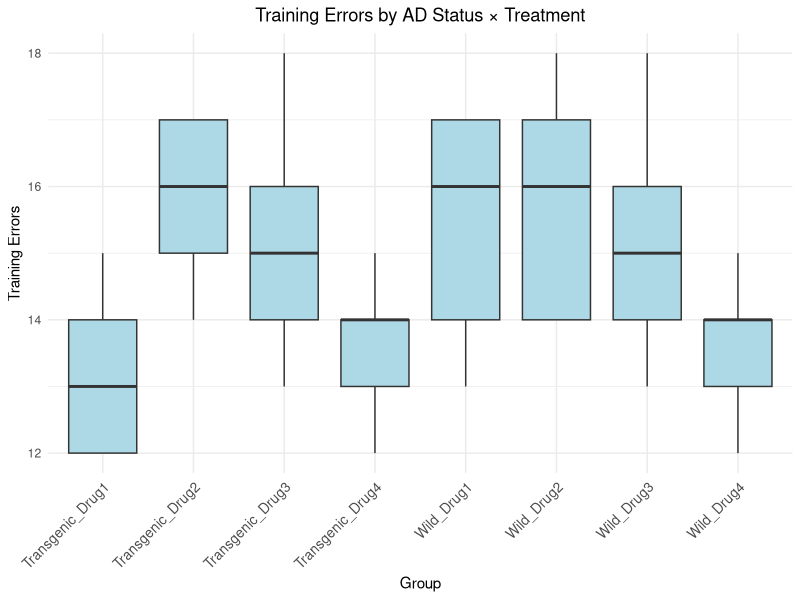

Generate this figure with R:
## ---- chunk 1
library(tidyverse)
library(knitr)

data <- tribble(
  ~AD_Status, ~Treatment, ~Training, ~Memory,
  1, 1, 12, 10,
  1, 1, 15, 12,
  1, 1, 13, 13,
  1, 1, 12, 10,
  1, 1, 14, 13,
  1, 2, 15, 13,
  1, 2, 17, 13,
  1, 2, 16, 14,
  1, 2, 17, 15,
  1, 2, 14, 11,
  1, 3, 13, 12,
  1, 3, 14, 11,
  1, 3, 18, 15,
  1, 3, 15, 10,
  1, 3, 16, 14,
  1, 4, 14, 12,
  1, 4, 13, 11,
  1, 4, 12, 10,
  1, 4, 14, 13,
  1, 4, 15, 10,
  2, 1, 17, 9,
  2, 1, 16, 8,
  2, 1, 17, 10,
  2, 1, 14, 8,
  2, 1, 13, 8,
  2, 2, 14, 7,
  2, 2, 18, 10,
  2, 2, 16, 5,
  2, 2, 17, 9,
  2, 2, 14, 7,
  2, 3, 13, 8,
  2, 3, 14, 7,
  2, 3, 18, 9,
  2, 3, 15, 8,
  2, 3, 16, 9,
  2, 4, 14, 7,
  2, 4, 13, 9,
  2, 4, 12, 5,
  2, 4, 14, 8,
  2, 4, 15, 4
)

data <- data %>%
  mutate(
    AD_Status = factor(AD_Status, labels = c("Transgenic", "Wild")),
    Treatment = factor(Treatment, labels = c("Drug1", "Drug2", "Drug3", "Drug4"))
  )


head(data, 10) %>%
  knitr::kable(
    caption = "Alzheimer’s Mice Dataset (First 10 Rows)"
  )

## ---- chunk 2
data %>%
  group_by(AD_Status, Treatment) %>%
  summarise(
    Training_Mean = mean(Training),
    Training_SD = sd(Training),
    Memory_Mean = mean(Memory),
    Memory_SD = sd(Memory),
    .groups = "drop"
  ) %>%
  knitr::kable(
    caption = "Means and Standard Deviations of Training and Memory Errors by AD Status and Treatment",
    digits = 2
  )

## ---- chunk 3
library(ggplot2)

data %>%
  mutate(Group = paste0(AD_Status, "_", Treatment)) %>%  # simpler group names
  ggplot(aes(x = Group, y = Training)) +
  geom_boxplot(fill = "lightblue") +
  labs(
    title = "Training Errors by AD Status × Treatment",
    x = "Group",
    y = "Training Errors"
  ) +
  theme_minimal() +
  theme(
    axis.text.x = element_text(angle = 45, hjust = 1, size = 10), # rotate x labels
    plot.title = element_text(hjust = 0.5) # center title
  )

## ---- chunk 4
library(rstatix)

data %>%
group_by(AD_Status, Treatment) %>%
shapiro_test(Training)
data %>%
  
group_by(AD_Status, Treatment) %>%
shapiro_test(Memory)
## ---- chunk 5

data <- data %>%
  mutate(
    AD_Status = factor(AD_Status, labels = c("Transgenic", "Wild")),
    Treatment = factor(Treatment, labels = c("Drug1", "Drug2", "Drug3", "Drug4"))
  )


library(car)
leveneTest(Training ~ AD_Status * Treatment, data = data)
leveneTest(Memory ~ AD_Status * Treatment, data = data)

## ---- chunk 6
training_aov <- aov(Training ~ AD_Status * Treatment, data = data)
summary(training_aov)
## ---- chunk 7
memory_aov <- aov(Memory ~ AD_Status * Treatment, data = data)
summary(memory_aov)
## ---- chunk 8

library(emmeans) 
emmeans(training_aov, pairwise ~ Treatment) 
emmeans(memory_aov, pairwise ~ Treatment)
